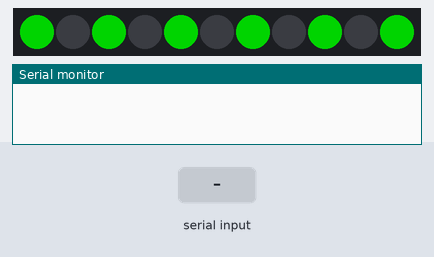
Bench run of a sketch on a simulated Arduino Uno, built with avr-gcc and run on an emulated ATmega328P. Shown: 11 RGB LEDs in strip order, left to right, the last lines printed to the serial monitor. The test bench sets the inputs (shaded band). Dim RGB values are drawn brighter than linear.

Above: at 1.2 s.
1.3 s: "5\n" received over Serial
At 2.5 s:
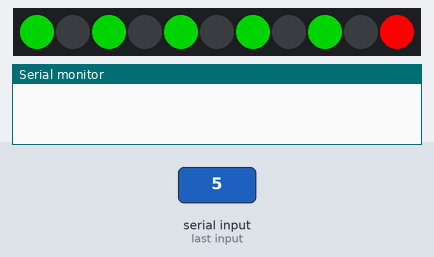
2.8 s: "1,90\n" received over Serial
At 3.9 s:
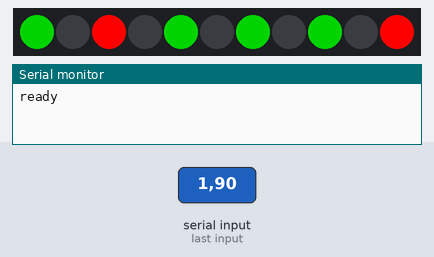
4.3 s: "reset\n" received over Serial
At 5.1 s:
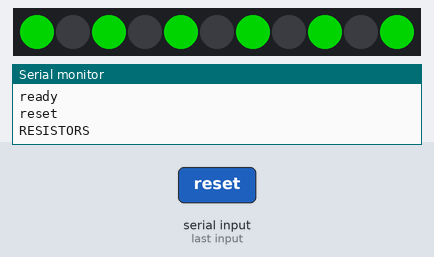
Timing chart, 0 to 7.3 s (numbered marks = the images above; inputs shaded):
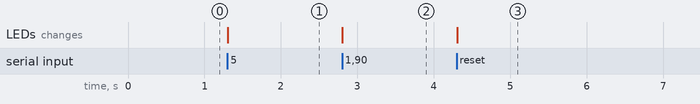

The sketch:

resistors.ino
```cpp
#include <string.h>
#include <FastLED.h>

#define NUM_LEDS 11
#define DATA_PIN 6

CRGB leds[NUM_LEDS];

const int NUM_RESISTORS = 2;

String incoming = "";
int lit = 0;

void setup() {
    FastLED.addLeds<NEOPIXEL, DATA_PIN>(leds, NUM_LEDS);
    reset();
    Serial.begin(9600);
    Serial.setTimeout(50);
}

void loop() {
    while (Serial.available() > 0) {
        int inChar = Serial.read();

        // if you get a newline, print the string, then the string's value:
        if (inChar == '\n') {
            if(incoming == "reset") {
                reset();
                Serial.println("reset");
                Serial.println("RESISTORS");
            } else if(lit == NUM_RESISTORS) {
                int led = incoming.toInt();
                leds[led*2] = CRGB::Green;
                FastLED.show();
            } else {
                int led = incoming.toInt();
                addLit(led);
            }
            // clear the string for new input:
            incoming = "";
        } else {
            incoming += (char)inChar;
        }
    }
}

void reset() {
    for(int i = 0; i < NUM_LEDS; i += 2) {
        leds[i] = CRGB::Green;
    }
    FastLED.show();
    lit = 0;
}

void addLit(int led) {
    if(lit < NUM_RESISTORS) {
        leds[led*2] = CRGB::Red;
        FastLED.show();
        lit++;
        if(lit == NUM_RESISTORS) {
            Serial.println("ready");
        }
    }
}
```

Measured:
- after the input at 1.3 s, the LEDs: change at once (image 1)
- after the input at 2.8 s, the LEDs: change at once (image 2)
- after the input at 4.3 s, the LEDs: change at once (image 3)
